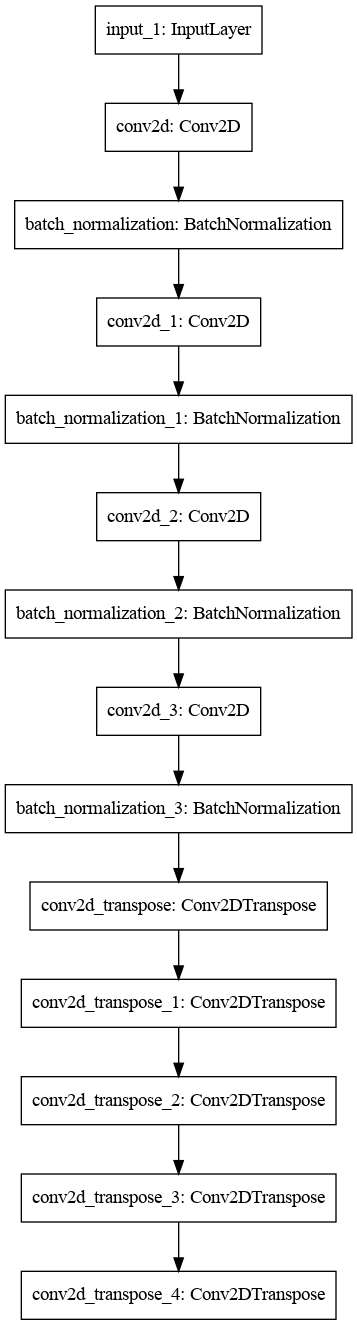

Reproduce this figure in Python.
"""
PROJECT 11: Underwater Segmentation
TASK: Semantic Segmentation
PROJECT GOALS AND OBJECTIVES
PROJECT GOAL
> Studying architecture: Autoencoder for semantic segmentation
PROJECT OBJECTIVES
1. Exploratory Data Analysis
2. Training Autoencoder

MODEL 3
"""
# %%
# IMPORT LIBRARIES

# GENERAL
import pandas as pd
import numpy as np
import seaborn as sns
import matplotlib.pyplot as plt
from matplotlib import colors
import cv2

# PATH PROCESS
import os
import os.path
from pathlib import Path
import glob
import itertools

import tensorflow as tf
from tensorflow.keras.models import Sequential, Model, load_model
from tensorflow.keras.layers import Dense, Dropout, Flatten, Conv2D, MaxPool2D, BatchNormalization, MaxPooling2D, \
    BatchNormalization, Permute, TimeDistributed, Bidirectional, GRU, SimpleRNN, LSTM, GlobalAveragePooling2D, \
    SeparableConv2D, ZeroPadding2D, Convolution2D, ZeroPadding2D, Conv2DTranspose, ReLU, \
    UpSampling2D, Concatenate, Conv2DTranspose, Input

from tensorflow.keras.preprocessing import image

from tensorflow.keras.optimizers import Adam, SGD
from tensorflow.keras.preprocessing.image import ImageDataGenerator
from tensorflow.keras.callbacks import ReduceLROnPlateau, EarlyStopping, ModelCheckpoint

# %%
print(tf.config.list_physical_devices('GPU'))

config = tf.compat.v1.ConfigProto()
config.gpu_options.allow_growth = True
session = tf.compat.v1.Session(config=config)
# %%
# PATH & LABEL PROCESS

# Main path
image_data_path = Path('data/train_val/images')
mask_data_path = Path('data/train_val/masks')

# Listing files
image_path = list(image_data_path.glob(r"*.jpg"))
mask_path = list(mask_data_path.glob(r"*.bmp"))

# Sort files
image_path = sorted(image_path)
mask_path = sorted(mask_path)

# Transformation to series
image_series = pd.Series(image_path, name="image", dtype='object').astype(str)
mask_series = pd.Series(mask_path, name="mask", dtype='object').astype(str)

# Concatenating series to train_data dataframe
train_df = pd.concat([image_series, mask_series], axis=1)

# Checking results
print(train_df.info())
# %%
# DATA PREPARATION
image_main_transformation = []
mask_main_transformation = []
add_main_transformation = []

for image, mask in zip(train_df['image'], train_df['mask']):
    image_x = cv2.cvtColor(cv2.imread(image), cv2.COLOR_BGR2RGB)
    mask_x = cv2.cvtColor(cv2.imread(mask), cv2.COLOR_BGR2RGB)

    resized_x_image = cv2.resize(image_x, (128, 128))
    resized_x_mask = cv2.resize(mask_x, (128, 128))

    add_x = cv2.addWeighted(resized_x_image, 0.6, resized_x_mask, 0.6, 0.5)

    resized_x_add = cv2.resize(add_x, (128, 128))

    image_main_transformation.append(resized_x_image)
    mask_main_transformation.append(resized_x_mask)
    add_main_transformation.append(resized_x_add)
# %%
# Checking
print(f'Array image shape: {np.shape(np.array(image_main_transformation))}')
print(f'Array mask shape: {np.shape(np.array(mask_main_transformation))}')
print(f'Array add shape: {np.shape(np.array(add_main_transformation))}')

ind = np.random.randint(0, train_df["image"].shape[0])

figure, axis = plt.subplots(1, 3, figsize=(15, 15))

axis[0].imshow(image_main_transformation[ind], cmap="jet")
axis[0].set_xlabel(image_main_transformation[ind].shape)
axis[0].set_title("Original")

axis[1].imshow(mask_main_transformation[ind])
axis[1].set_xlabel(mask_main_transformation[ind].shape)
axis[1].set_title("Mask")

axis[2].imshow(add_main_transformation[ind])
axis[2].set_xlabel(add_main_transformation[ind].shape)
axis[2].set_title("Add")

plt.tight_layout()
plt.show()

# %%
# Transformation
transformation_image = np.array(image_main_transformation, dtype="float32")
transformation_mask = np.array(mask_main_transformation, dtype="float32")
transformation_add = np.array(add_main_transformation, dtype="float32")

transformation_image = transformation_image / 255.
transformation_mask = transformation_mask / 255.
transformation_add = transformation_add / 255.

print("Train: ", transformation_image.shape)
print("Transformation mask: ", transformation_mask.shape)
print("Transformation add: ", transformation_add.shape)


# %%
# EVALUATION AND VISUALIZATION OF MODEL PARAMETERS

def learning_curves(history):
    pd.DataFrame(history.history).plot(figsize=(20, 8))
    plt.grid(True)
    plt.title('Learning curves')
    plt.gca().set_ylim(0, 1)
    plt.show()

# %%
# AUTOENCODER MODEL 3

input = Input(shape=(128, 128, 3))

# CONVOLUTION
# Conv 1
conv = Conv2D(filters=32, kernel_size=2, activation='relu', use_bias=True, padding="same")(input)
conv = BatchNormalization()(conv)

# Conv 2
conv = Conv2D(filters=64, kernel_size=3, activation='relu', use_bias=True, padding="same")(conv)
conv = BatchNormalization()(conv)

# Conv 3
conv = Conv2D(filters=64, kernel_size=3, activation='relu', use_bias=True, padding="same")(conv)
conv = BatchNormalization()(conv)

# Conv 4
conv = Conv2D(filters=128, kernel_size=5, activation='relu', use_bias=True, padding="same")(conv)
conv = BatchNormalization()(conv)

# DECONVOLUTION
# Deconv 1
deconv = Conv2DTranspose(filters=128, kernel_size=2, activation='relu', use_bias=True, padding="same")(conv)

# Deconv 2
deconv = Conv2DTranspose(filters=64, kernel_size=3, activation='relu', use_bias=True, padding="same")(deconv)

# Deconv 3
deconv = Conv2DTranspose(filters=64, kernel_size=3, activation='relu', use_bias=True, padding="same")(deconv)

# Deconv 4
deconv = Conv2DTranspose(filters=32, kernel_size=3, activation='relu', padding="same")(deconv)

# Output
output = Conv2DTranspose(filters=3, kernel_size=5, activation='sigmoid', padding="same")(deconv)

model = Model(inputs=input, outputs=output)

model.compile(optimizer='Adam',
              loss='binary_crossentropy',
              metrics=["mse"])
model.summary()
tf.keras.utils.plot_model(model, to_file='Autoencoder_model_3.png')

# %%
# Train model


early_stopping_cb = tf.keras.callbacks.EarlyStopping(patience=5,
                                                     restore_best_weights=True)

history = model.fit(transformation_image, transformation_mask,
                    batch_size=2,
                    epochs=50,
                    callbacks=[early_stopping_cb])
# %%
# EVALUATION RESULT
# Learning curves
learning_curves(history)

# %%
# Prediction
prediction_seen = model.predict(transformation_image[:10])

figure, axis = plt.subplots(1, 2, figsize=(15, 15))

pre_count = 7

axis[0].imshow(transformation_image[pre_count])
axis[0].set_title("Original")
axis[1].imshow(prediction_seen[pre_count])
axis[1].set_title("Prediction")

plt.tight_layout()
plt.show()
